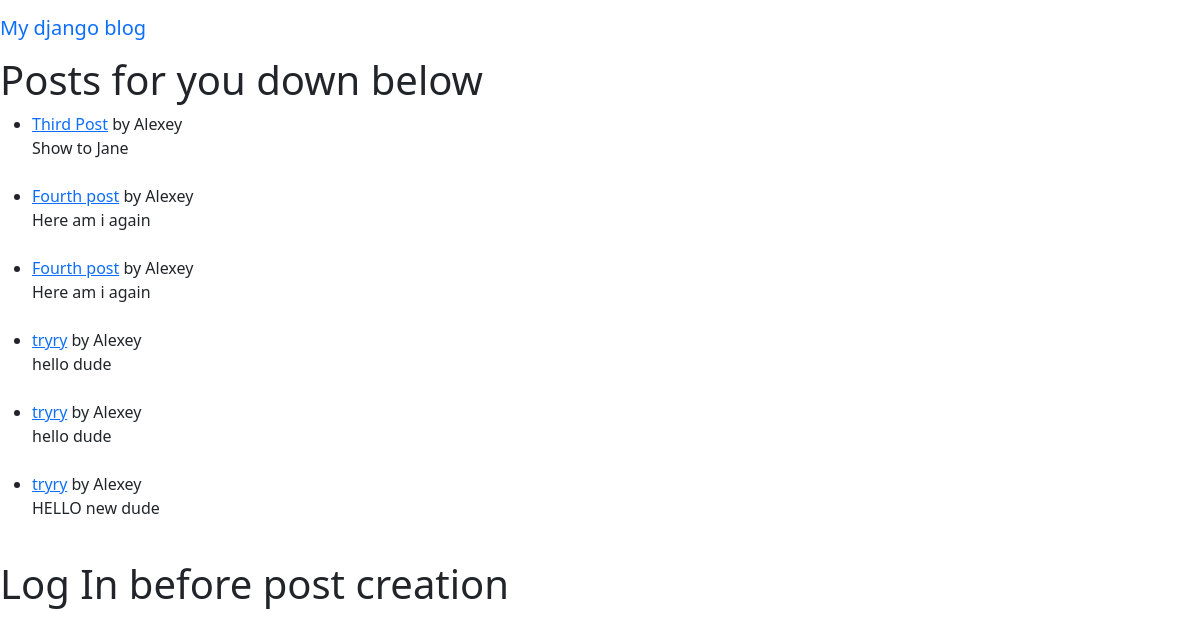
Page /post/ on the earlier database version.
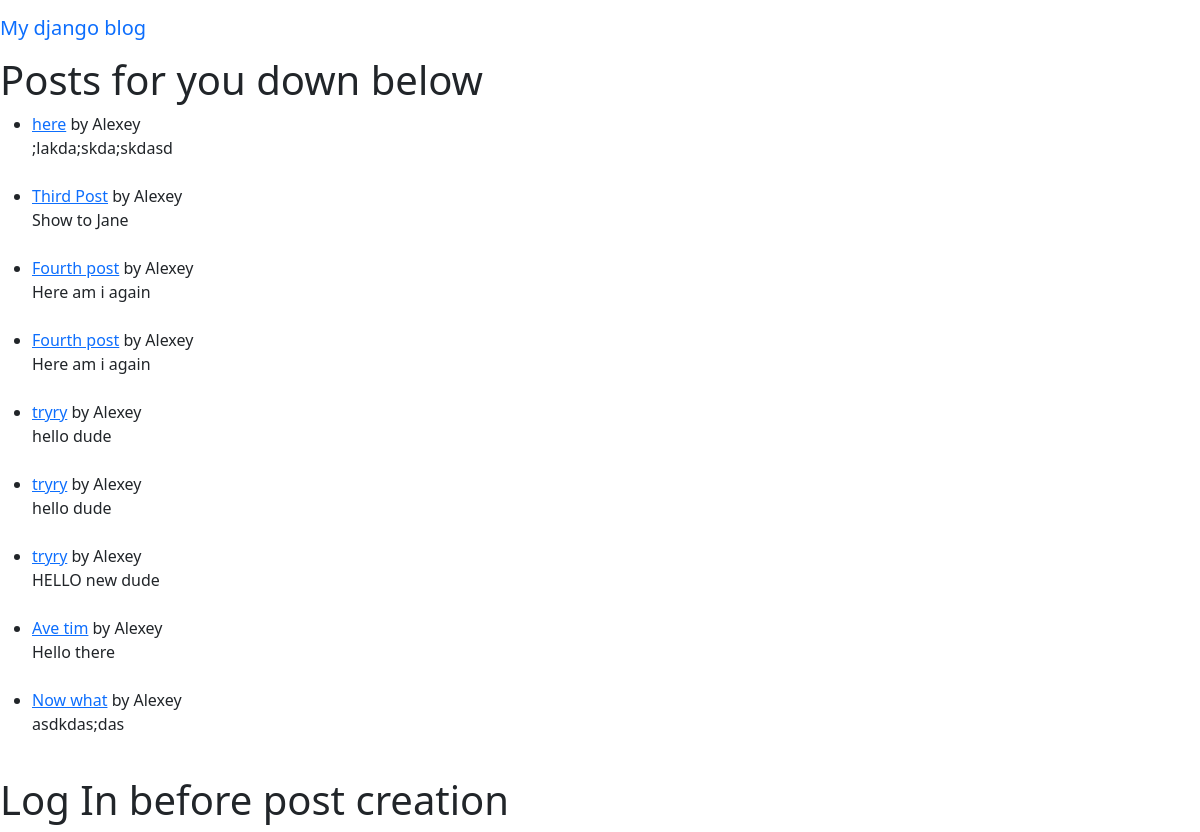
Same page on the later database version.
### blog/models.py (models this page shows, shortened)
class Post(models.Model):
    author = models.ForeignKey(User, on_delete=models.CASCADE)
    title = models.CharField(max_length=255)
    content = models.TextField()
    is_public = models.BooleanField(default=True)
    class Meta:
        permissions = [
            ("view_private_posts", "Can view private posts"),
        ]

### blog/views.py (the view, shortened to what this page needs)
# urls.py: path("", ListPostsView.as_view(), name="home"),
class ListPostsView(APIView):
    renderer_classes = [TemplateHTMLRenderer]
    def get(self, request):
        form = None
        if request.user.has_perm("blog.add_post"):
            form = PostForm()
        if request.user.has_perm("blog.view_private_posts"):
            displayed_posts = Post.objects.all()
        else:
            displayed_posts = Post.objects.filter(is_public=True).all()
        return Response({'posts': displayed_posts, "form": form},
                        template_name="home.html")

### blog/templates/home.html (shortened to what this page needs)
{% extends "base.html" %}
{% block content %}
<h1> Posts for you down below </h1>
<ul>
    {%for post in posts %}
    <li>
        <a href="{% url 'post_detail' post.pk %}"> {{post.title}}</a>
        by {{post.author.first_name}}
        <div>{{post.content}}</div>
    </li>
    {%endfor%}
</ul>
{% if form %}
    <h1> Create post </h1>
    <form method="POST">
        {% csrf_token %}
        {{form.as_p}}
        <button class="btn btn-secondary"> Post </button>
    </form>
{% else %}
    <h1> Log In before post creation</h1>
{% endif %}
{% endblock %}

Differences in the rows shown:
now on this page (row edited): Post: title "here", author.first_name "Alexey", content ";lakda;skda;skdasd"
added Post: title "Ave tim", author.first_name "Alexey", content "Hello there"
added Post: title "Now what", author.first_name "Alexey", content "asdkdas;das"
